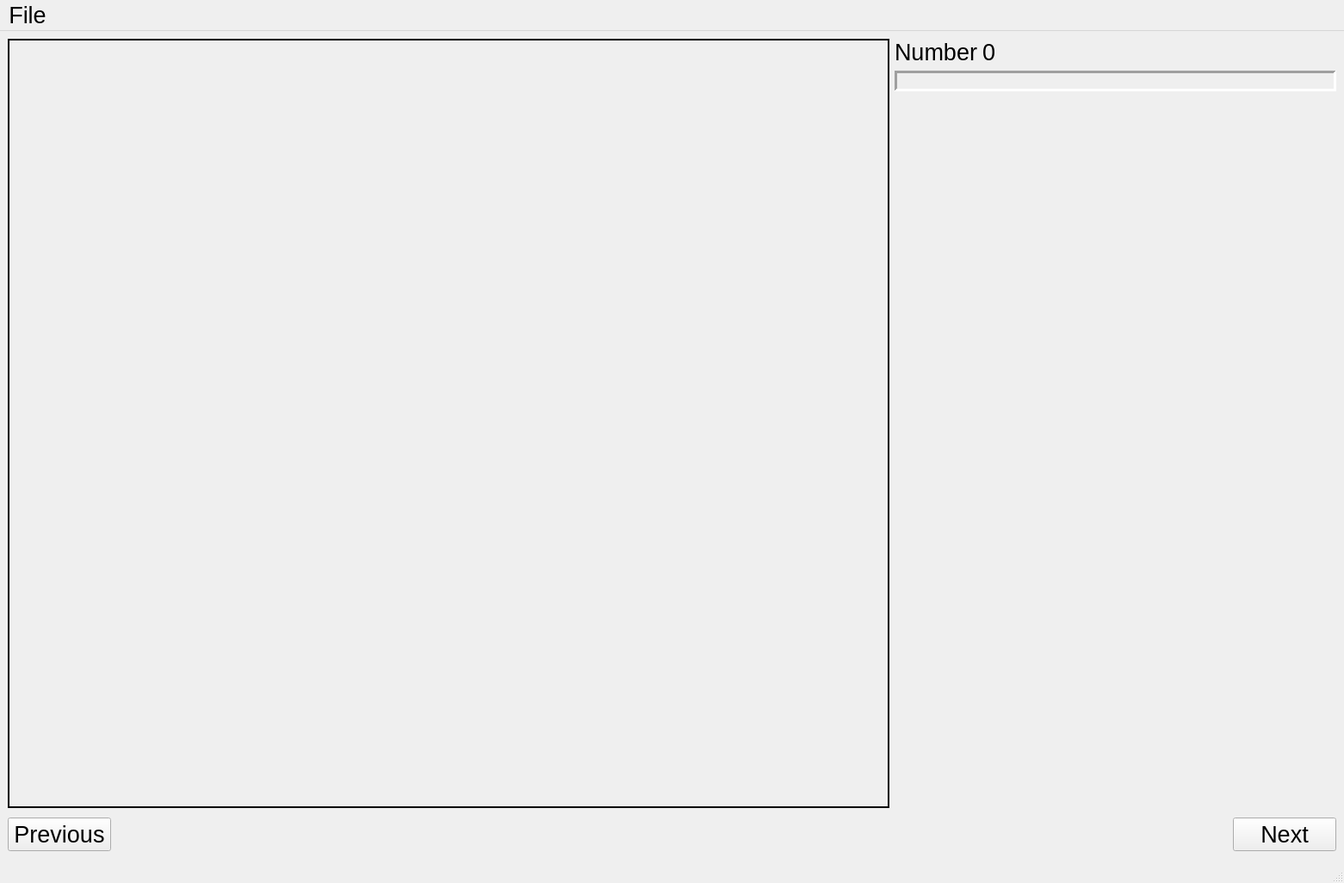
<?xml version="1.0" encoding="UTF-8"?>
<ui version="4.0">
 <class>MainWindow</class>
 <widget class="QMainWindow" name="MainWindow">
  <property name="geometry">
   <rect>
    <x>0</x>
    <y>0</y>
    <width>1561</width>
    <height>1025</height>
   </rect>
  </property>
  <property name="windowTitle">
   <string>MainWindow</string>
  </property>
  <widget class="QWidget" name="centralwidget">
   <layout class="QHBoxLayout" name="horizontalLayout_3">
    <item>
     <layout class="QVBoxLayout" name="verticalLayout_3">
      <item>
       <layout class="QHBoxLayout" name="horizontalLayout_2">
        <item>
         <widget class="QLabel" name="image">
          <property name="sizePolicy">
           <sizepolicy hsizetype="Minimum" vsizetype="Minimum">
            <horstretch>0</horstretch>
            <verstretch>0</verstretch>
           </sizepolicy>
          </property>
          <property name="minimumSize">
           <size>
            <width>1024</width>
            <height>768</height>
           </size>
          </property>
          <property name="frameShape">
           <enum>QFrame::Box</enum>
          </property>
          <property name="lineWidth">
           <number>2</number>
          </property>
          <property name="text">
           <string/>
          </property>
          <property name="pixmap">
           <pixmap>output.jpg</pixmap>
          </property>
          <property name="scaledContents">
           <bool>false</bool>
          </property>
          <property name="margin">
           <number>12</number>
          </property>
         </widget>
        </item>
        <item>
         <layout class="QVBoxLayout" name="photo_info">
          <item>
           <layout class="QFormLayout" name="metadata">
            <item row="0" column="0">
             <widget class="QLabel" name="label_image_number">
              <property name="font">
               <font>
                <pointsize>20</pointsize>
               </font>
              </property>
              <property name="text">
               <string>Number</string>
              </property>
             </widget>
            </item>
            <item row="0" column="1">
             <widget class="QLabel" name="image_number">
              <property name="font">
               <font>
                <pointsize>20</pointsize>
               </font>
              </property>
              <property name="text">
               <string>0</string>
              </property>
             </widget>
            </item>
           </layout>
          </item>
          <item>
           <widget class="QFrame" name="frame">
            <property name="font">
             <font>
              <pointsize>20</pointsize>
             </font>
            </property>
            <property name="frameShape">
             <enum>QFrame::Panel</enum>
            </property>
            <property name="frameShadow">
             <enum>QFrame::Sunken</enum>
            </property>
            <property name="lineWidth">
             <number>3</number>
            </property>
            <layout class="QVBoxLayout" name="verticalLayout_5">
             <item>
              <layout class="QVBoxLayout" name="blobType"/>
             </item>
            </layout>
           </widget>
          </item>
          <item>
           <spacer name="verticalSpacer">
            <property name="orientation">
             <enum>Qt::Vertical</enum>
            </property>
            <property name="sizeHint" stdset="0">
             <size>
              <width>20</width>
              <height>17</height>
             </size>
            </property>
           </spacer>
          </item>
         </layout>
        </item>
       </layout>
      </item>
      <item>
       <layout class="QHBoxLayout" name="horizontalLayout">
        <property name="topMargin">
         <number>5</number>
        </property>
        <property name="bottomMargin">
         <number>6</number>
        </property>
        <item>
         <widget class="QPushButton" name="button_previous">
          <property name="minimumSize">
           <size>
            <width>120</width>
            <height>0</height>
           </size>
          </property>
          <property name="font">
           <font>
            <pointsize>20</pointsize>
           </font>
          </property>
          <property name="text">
           <string>Previous</string>
          </property>
         </widget>
        </item>
        <item>
         <spacer name="horizontalSpacer">
          <property name="orientation">
           <enum>Qt::Horizontal</enum>
          </property>
          <property name="sizeHint" stdset="0">
           <size>
            <width>40</width>
            <height>20</height>
           </size>
          </property>
         </spacer>
        </item>
        <item>
         <widget class="QPushButton" name="button_next">
          <property name="minimumSize">
           <size>
            <width>120</width>
            <height>0</height>
           </size>
          </property>
          <property name="font">
           <font>
            <pointsize>20</pointsize>
           </font>
          </property>
          <property name="text">
           <string>Next</string>
          </property>
         </widget>
        </item>
       </layout>
      </item>
     </layout>
    </item>
   </layout>
  </widget>
  <widget class="QMenuBar" name="menubar">
   <property name="geometry">
    <rect>
     <x>0</x>
     <y>0</y>
     <width>1561</width>
     <height>43</height>
    </rect>
   </property>
   <property name="font">
    <font>
     <pointsize>20</pointsize>
    </font>
   </property>
   <widget class="QMenu" name="menuFile">
    <property name="font">
     <font>
      <pointsize>20</pointsize>
     </font>
    </property>
    <property name="title">
     <string>File</string>
    </property>
    <addaction name="actionSave"/>
    <addaction name="actionExit"/>
   </widget>
   <addaction name="menuFile"/>
  </widget>
  <widget class="QStatusBar" name="statusbar"/>
  <action name="actionSave">
   <property name="text">
    <string>Save</string>
   </property>
   <property name="font">
    <font>
     <pointsize>20</pointsize>
    </font>
   </property>
  </action>
  <action name="actionExit">
   <property name="text">
    <string>Exit</string>
   </property>
  </action>
  <action name="actionDepth_View">
   <property name="text">
    <string>Depth</string>
   </property>
  </action>
  <action name="actionMark_for_review">
   <property name="text">
    <string>Mark for review</string>
   </property>
  </action>
 </widget>
 <resources/>
 <connections/>
</ui>
